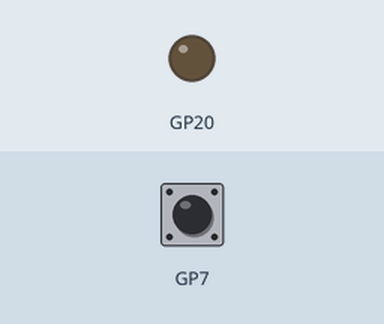
Simulated run of this program. Board: Raspberry Pi Pico running MicroPython. On the bench: output pins drawn as LEDs (lit = HIGH). Inputs (shaded band) come from the test bench; at power-on: GP7 HIGH.

Above: at 1.2 s.
1.3 s: GP7 pulled LOW for 0.15 s
At 2.5 s:
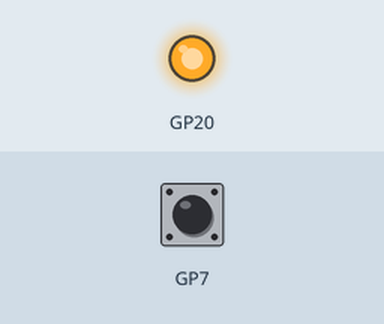
2.9 s: GP7 pulled LOW for 1 s
At 3.9 s:
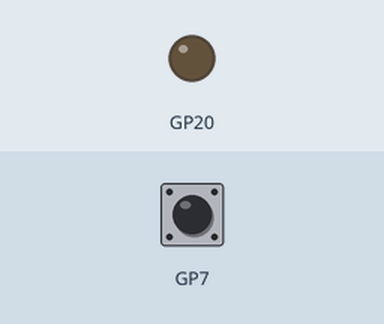
5.4 s: GP7 pulled LOW for 3.2 s
At 5.8 s:
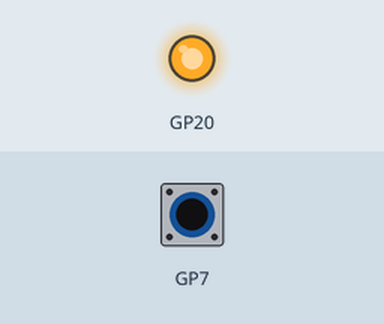
Timing chart, 0 to 8.4 s (numbered marks = the images above; inputs shaded):
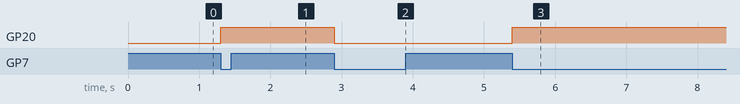

Measured:
- after the input at 1.3 s, GP20: LOW → HIGH at once
- after the input at 2.9 s, GP20: HIGH → LOW at once
- after the input at 5.4 s, GP20: LOW → HIGH at once

The program:

7.1_ASM-chart-to-Python.py
```python
from machine import Pin
import time

'''Implement an ASM chart in Python

The state machine controls lights with a push button. When the button is pressed the light
switches on immediately. The button has to be released before lamp can be switched off.
Then when the button is pressed again the light switches off. The following ASM-chart
specifies the state machine operation. Implement the state machine in MicroPython. Use
SW2 (Pin id: 7) for button and LED3 (Pin id: 20) for lamp. Clock frequency of the state
machine is 20 Hz (50 ms period)'''

class Light:
    def __init__(self, delay, button, led):
        self.delay = delay
        self.button = Pin(button, Pin.IN, Pin.PULL_UP)
        self.led = Pin(led, Pin.OUT)
        self.state = self.off # initial state

    def execute(self):
        self.state()

    def off(self):
        self.led.off()
        time.sleep(self.delay)

        if self.button():
            while self.button():
                pass

            self.state = self.on

    def on(self):
        self.led.on()
        time.sleep(self.delay)

        if self.button():
            while self.button():
                pass

            self.state = self.off


def main():
    asm = Light(0.050, 7, 20)

    while True:
        asm.execute()


if __name__ == "__main__":
    main()
    
```
